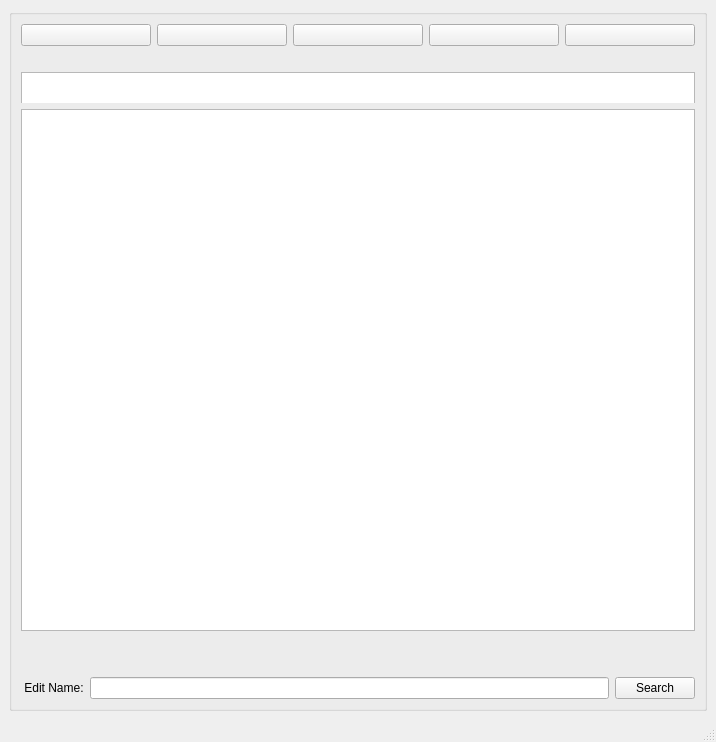
<?xml version="1.0" encoding="UTF-8"?>
<ui version="4.0">
 <class>MainWindow</class>
 <widget class="QMainWindow" name="MainWindow">
  <property name="geometry">
   <rect>
    <x>0</x>
    <y>0</y>
    <width>716</width>
    <height>742</height>
   </rect>
  </property>
  <property name="windowTitle">
   <string>MainWindow</string>
  </property>
  <widget class="QWidget" name="centralwidget">
   <layout class="QVBoxLayout" name="verticalLayout_2">
    <item>
     <widget class="QGroupBox" name="groupBox">
      <property name="title">
       <string/>
      </property>
      <layout class="QVBoxLayout" name="verticalLayout">
       <item>
        <layout class="QGridLayout" name="gridLayout">
         <property name="spacing">
          <number>6</number>
         </property>
         <item row="0" column="4">
          <widget class="QPushButton" name="btnRename">
           <property name="text">
            <string/>
           </property>
           <property name="icon">
            <iconset resource="resources/resources.qrc">
             <normaloff>:/5261910.png</normaloff>:/5261910.png</iconset>
           </property>
          </widget>
         </item>
         <item row="0" column="2">
          <widget class="QPushButton" name="btnCopy">
           <property name="sizePolicy">
            <sizepolicy hsizetype="Minimum" vsizetype="Maximum">
             <horstretch>0</horstretch>
             <verstretch>0</verstretch>
            </sizepolicy>
           </property>
           <property name="text">
            <string/>
           </property>
           <property name="icon">
            <iconset resource="resources/resources.qrc">
             <normaloff>:/png-transparent-paper-computer-icons-cut-copy-and-paste-symbol-user-interface-symbol-miscellaneous-angle-text-thumbnail-removebg-preview.png</normaloff>:/png-transparent-paper-computer-icons-cut-copy-and-paste-symbol-user-interface-symbol-miscellaneous-angle-text-thumbnail-removebg-preview.png</iconset>
           </property>
          </widget>
         </item>
         <item row="0" column="1">
          <widget class="QPushButton" name="btnDelete">
           <property name="text">
            <string/>
           </property>
           <property name="icon">
            <iconset resource="resources/resources.qrc">
             <normaloff>:/pngegg.png</normaloff>:/pngegg.png</iconset>
           </property>
          </widget>
         </item>
         <item row="0" column="3">
          <widget class="QPushButton" name="btnReplace">
           <property name="text">
            <string/>
           </property>
           <property name="icon">
            <iconset resource="resources/resources.qrc">
             <normaloff>:/1827319.png</normaloff>:/1827319.png</iconset>
           </property>
          </widget>
         </item>
         <item row="0" column="0">
          <widget class="QPushButton" name="btnCreate">
           <property name="enabled">
            <bool>true</bool>
           </property>
           <property name="text">
            <string/>
           </property>
           <property name="icon">
            <iconset resource="resources/resources.qrc">
             <normaloff>:/w256h2561390727869addfile256.png</normaloff>:/w256h2561390727869addfile256.png</iconset>
           </property>
          </widget>
         </item>
        </layout>
       </item>
       <item>
        <widget class="QLabel" name="label">
         <property name="text">
          <string/>
         </property>
        </widget>
       </item>
       <item>
        <widget class="QGroupBox" name="groupBox_2">
         <property name="enabled">
          <bool>true</bool>
         </property>
         <property name="title">
          <string/>
         </property>
         <widget class="QListWidget" name="listWidget">
          <property name="geometry">
           <rect>
            <x>0</x>
            <y>0</y>
            <width>674</width>
            <height>36</height>
           </rect>
          </property>
         </widget>
        </widget>
       </item>
       <item>
        <layout class="QHBoxLayout" name="horizontalLayout">
         <item>
          <widget class="QListView" name="lvSource"/>
         </item>
        </layout>
       </item>
       <item>
        <layout class="QGridLayout" name="gridLayout_3">
         <item row="0" column="2">
          <widget class="QLabel" name="lblSize">
           <property name="text">
            <string/>
           </property>
          </widget>
         </item>
         <item row="0" column="0">
          <widget class="QLabel" name="lblDate">
           <property name="text">
            <string/>
           </property>
          </widget>
         </item>
         <item row="0" column="1">
          <widget class="QLabel" name="lblType">
           <property name="text">
            <string/>
           </property>
          </widget>
         </item>
        </layout>
       </item>
       <item>
        <widget class="QLabel" name="label_6">
         <property name="text">
          <string/>
         </property>
        </widget>
       </item>
       <item>
        <layout class="QGridLayout" name="gridLayout_2">
         <property name="verticalSpacing">
          <number>6</number>
         </property>
         <item row="0" column="2">
          <widget class="QPushButton" name="btnSearch">
           <property name="text">
            <string>Search</string>
           </property>
           <property name="icon">
            <iconset resource="resources/resources.qrc">
             <normaloff>:/kisspng-computer-icons-search-icon-5b30c8ad36d571.3385379615299237572246-removebg-preview.png</normaloff>:/kisspng-computer-icons-search-icon-5b30c8ad36d571.3385379615299237572246-removebg-preview.png</iconset>
           </property>
          </widget>
         </item>
         <item row="0" column="0">
          <widget class="QLabel" name="label_5">
           <property name="text">
            <string> Edit Name:</string>
           </property>
          </widget>
         </item>
         <item row="0" column="1">
          <widget class="QLineEdit" name="lineSearch"/>
         </item>
        </layout>
       </item>
      </layout>
     </widget>
    </item>
   </layout>
  </widget>
  <widget class="QMenuBar" name="menubar">
   <property name="geometry">
    <rect>
     <x>0</x>
     <y>0</y>
     <width>716</width>
     <height>22</height>
    </rect>
   </property>
  </widget>
  <widget class="QStatusBar" name="statusbar"/>
 </widget>
 <resources>
  <include location="resources/resources.qrc"/>
 </resources>
 <connections/>
</ui>
